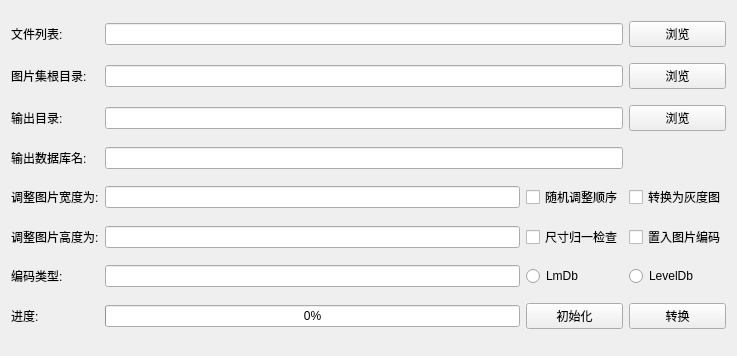
<?xml version="1.0" encoding="UTF-8"?>
<ui version="4.0">
 <class>ConvertImage</class>
 <widget class="QWidget" name="ConvertImage">
  <property name="geometry">
   <rect>
    <x>0</x>
    <y>0</y>
    <width>737</width>
    <height>356</height>
   </rect>
  </property>
  <property name="windowTitle">
   <string>ConvertImage</string>
  </property>
  <layout class="QGridLayout" name="gridLayout">
   <item row="5" column="5">
    <widget class="QCheckBox" name="checkBox_isCheck_size">
     <property name="text">
      <string>尺寸归一检查</string>
     </property>
    </widget>
   </item>
   <item row="7" column="5">
    <widget class="QPushButton" name="pushButton_Default">
     <property name="text">
      <string>初始化</string>
     </property>
    </widget>
   </item>
   <item row="0" column="0">
    <widget class="QLabel" name="label_1">
     <property name="text">
      <string>文件列表:</string>
     </property>
    </widget>
   </item>
   <item row="3" column="0">
    <widget class="QLabel" name="label_4">
     <property name="text">
      <string>输出数据库名:</string>
     </property>
    </widget>
   </item>
   <item row="4" column="7">
    <widget class="QCheckBox" name="checkBox_isGray">
     <property name="text">
      <string>转换为灰度图</string>
     </property>
    </widget>
   </item>
   <item row="4" column="5">
    <widget class="QCheckBox" name="checkBox_isShuffle">
     <property name="text">
      <string>随机调整顺序</string>
     </property>
    </widget>
   </item>
   <item row="1" column="0">
    <widget class="QLabel" name="label_2">
     <property name="text">
      <string>图片集根目录:</string>
     </property>
    </widget>
   </item>
   <item row="1" column="7">
    <widget class="QPushButton" name="pushButton_BrowserRootDir">
     <property name="text">
      <string>浏览</string>
     </property>
    </widget>
   </item>
   <item row="2" column="0">
    <widget class="QLabel" name="label_3">
     <property name="text">
      <string>输出目录:</string>
     </property>
    </widget>
   </item>
   <item row="0" column="7">
    <widget class="QPushButton" name="pushButton_BrowserFileList">
     <property name="text">
      <string>浏览</string>
     </property>
    </widget>
   </item>
   <item row="5" column="0">
    <widget class="QLabel" name="label_6">
     <property name="text">
      <string>调整图片高度为:</string>
     </property>
    </widget>
   </item>
   <item row="5" column="7">
    <widget class="QCheckBox" name="checkBox_isEncoded">
     <property name="text">
      <string>置入图片编码</string>
     </property>
    </widget>
   </item>
   <item row="2" column="7">
    <widget class="QPushButton" name="pushButton_BrowserOutputDir">
     <property name="text">
      <string>浏览</string>
     </property>
    </widget>
   </item>
   <item row="7" column="7">
    <widget class="QPushButton" name="pushButton_DoConvert">
     <property name="text">
      <string>转换</string>
     </property>
    </widget>
   </item>
   <item row="4" column="0">
    <widget class="QLabel" name="label_5">
     <property name="text">
      <string>调整图片宽度为:</string>
     </property>
    </widget>
   </item>
   <item row="4" column="4">
    <widget class="QLineEdit" name="lineEdit_resize_width">
     <property name="clearButtonEnabled">
      <bool>false</bool>
     </property>
    </widget>
   </item>
   <item row="1" column="4" colspan="2">
    <widget class="QLineEdit" name="lineEdit_RootDir"/>
   </item>
   <item row="0" column="4" colspan="2">
    <widget class="QLineEdit" name="lineEdit_ImgFileList"/>
   </item>
   <item row="2" column="4" colspan="2">
    <widget class="QLineEdit" name="lineEdit_OutputDir"/>
   </item>
   <item row="3" column="4" colspan="2">
    <widget class="QLineEdit" name="lineEdit_DBName"/>
   </item>
   <item row="5" column="4">
    <widget class="QLineEdit" name="lineEdit_resize_height"/>
   </item>
   <item row="6" column="7">
    <widget class="QRadioButton" name="radioButton_Leveldb">
     <property name="text">
      <string>LevelDb</string>
     </property>
    </widget>
   </item>
   <item row="6" column="5">
    <widget class="QRadioButton" name="radioButton_Lmdb">
     <property name="text">
      <string>LmDb</string>
     </property>
    </widget>
   </item>
   <item row="6" column="4">
    <widget class="QLineEdit" name="lineEdit_encode_type"/>
   </item>
   <item row="6" column="0">
    <widget class="QLabel" name="label_7">
     <property name="text">
      <string>编码类型:</string>
     </property>
    </widget>
   </item>
   <item row="7" column="4">
    <widget class="QProgressBar" name="progressBar">
     <property name="value">
      <number>0</number>
     </property>
    </widget>
   </item>
   <item row="7" column="0">
    <widget class="QLabel" name="label">
     <property name="text">
      <string>进度:</string>
     </property>
    </widget>
   </item>
  </layout>
 </widget>
 <layoutdefault spacing="6" margin="11"/>
 <resources/>
 <connections>
  <connection>
   <sender>pushButton_BrowserFileList</sender>
   <signal>clicked()</signal>
   <receiver>ConvertImage</receiver>
   <slot>Browser1()</slot>
   <hints>
    <hint type="sourcelabel">
     <x>620</x>
     <y>28</y>
    </hint>
    <hint type="destinationlabel">
     <x>546</x>
     <y>9</y>
    </hint>
   </hints>
  </connection>
  <connection>
   <sender>pushButton_BrowserRootDir</sender>
   <signal>clicked()</signal>
   <receiver>ConvertImage</receiver>
   <slot>Browser2()</slot>
   <hints>
    <hint type="sourcelabel">
     <x>583</x>
     <y>69</y>
    </hint>
    <hint type="destinationlabel">
     <x>526</x>
     <y>52</y>
    </hint>
   </hints>
  </connection>
  <connection>
   <sender>pushButton_BrowserOutputDir</sender>
   <signal>clicked()</signal>
   <receiver>ConvertImage</receiver>
   <slot>Browser3()</slot>
   <hints>
    <hint type="sourcelabel">
     <x>603</x>
     <y>116</y>
    </hint>
    <hint type="destinationlabel">
     <x>499</x>
     <y>91</y>
    </hint>
   </hints>
  </connection>
  <connection>
   <sender>pushButton_Default</sender>
   <signal>clicked()</signal>
   <receiver>ConvertImage</receiver>
   <slot>SetDefault()</slot>
   <hints>
    <hint type="sourcelabel">
     <x>582</x>
     <y>183</y>
    </hint>
    <hint type="destinationlabel">
     <x>470</x>
     <y>135</y>
    </hint>
   </hints>
  </connection>
  <connection>
   <sender>pushButton_DoConvert</sender>
   <signal>clicked()</signal>
   <receiver>ConvertImage</receiver>
   <slot>DoConvert()</slot>
   <hints>
    <hint type="sourcelabel">
     <x>607</x>
     <y>227</y>
    </hint>
    <hint type="destinationlabel">
     <x>415</x>
     <y>205</y>
    </hint>
   </hints>
  </connection>
 </connections>
 <slots>
  <slot>Browser1()</slot>
  <slot>Browser2()</slot>
  <slot>Browser3()</slot>
  <slot>SetDefault()</slot>
  <slot>DoConvert()</slot>
 </slots>
</ui>
